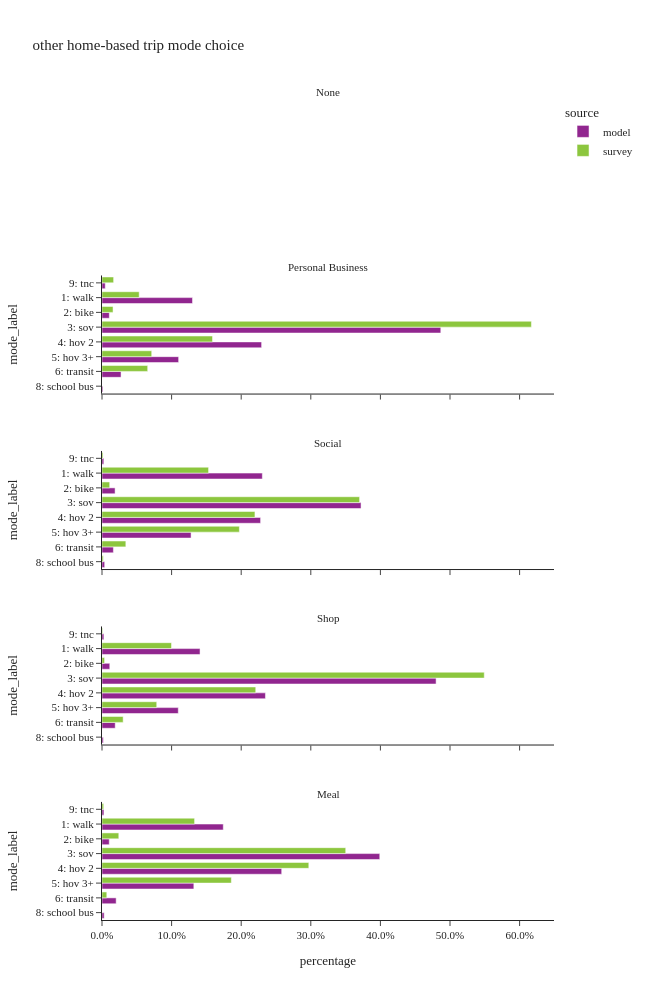

Notebook cell for this chart:
### Code cell
df_plot = (
    hb_trip.group_by(['source', 'dpurp_label', 'mode_label'])
    .agg([
        pl.col('trexpfac').sum().alias('trexpfac'),
        pl.col('trexpfac').count().alias('sample count')
    ])
    .with_columns(
        (pl.col('trexpfac') / pl.col('trexpfac').sum().over(['source', 'dpurp_label'])).alias('percentage')
    )
)

df_plot_pd = df_plot.sort(['source', 'mode_label']).to_pandas()

fig = px.bar(df_plot_pd,
             x="percentage", y="mode_label", color="source",barmode="group",
             facet_col='dpurp_label', facet_col_wrap=1, orientation='h',
             hover_data=['sample count'],
             category_orders={"mode_label":["1: walk","2: bike","3: sov","4: hov 2","5: hov 3+","6: transit",
                                               "8: school bus","9: otherâ€“survey only"]},
             title="other home-based trip mode choice")
fig.update_layout(height=1000, width=650)
fig.for_each_annotation(lambda a: a.update(text = a.text.split("=")[-1]))
fig.for_each_xaxis(lambda a: a.update(tickformat = ".1%"))
fig.show()

### Figure 1 — Plotly figure (JSON) as saved in the notebook; plotly's stock layout.template omitted (floating-point values rounded to 4 significant figures)
{"data": [{"alignmentgroup": "True", "customdata": [[112189], [9054], [420024], [197883], [95002], [23600], [1107], [4029]], "hovertemplate": "source=model<br>dpurp_label=Personal Business<br>percentage=%{x}<br>mode_label=%{y}<br>sample count=%{customdata[0]}<extra></extra>", "legendgroup": "model", "marker": {"color": "#91268F", "pattern": {"shape": ""}}, "name": "model", "offsetgroup": "model", "orientation": "h", "showlegend": true, "textposition": "auto", "type": "bar", "x": [0.13, 0.01049, 0.4868, 0.2293, 0.1101, 0.02735, 0.001283, 0.004669], "xaxis": "x4", "y": ["1: walk", "2: bike", "3: sov", "4: hov 2", "5: hov 3+", "6: transit", "8: school bus", "9: tnc"], "yaxis": "y4"}, {"alignmentgroup": "True", "customdata": [[492883], [40219], [796342], [487544], [273817], [35023], [8248], [5582]], "hovertemplate": "source=model<br>dpurp_label=Social<br>percentage=%{x}<br>mode_label=%{y}<br>sample count=%{customdata[0]}<extra></extra>", "legendgroup": "model", "marker": {"color": "#91268F", "pattern": {"shape": ""}}, "name": "model", "offsetgroup": "model", "orientation": "h", "showlegend": false, "textposition": "auto", "type": "bar", "x": [0.2304, 0.0188, 0.3722, 0.2279, 0.128, 0.01637, 0.003855, 0.002609], "xaxis": "x3", "y": ["1: walk", "2: bike", "3: sov", "4: hov 2", "5: hov 3+", "6: transit", "8: school bus", "9: tnc"], "yaxis": "y3"}, {"alignmentgroup": "True", "customdata": [[293526], [23259], [1000267], [489323], [228344], [39561], [3944], [5652]], "hovertemplate": "source=model<br>dpurp_label=Shop<br>percentage=%{x}<br>mode_label=%{y}<br>sample count=%{customdata[0]}<extra></extra>", "legendgroup": "model", "marker": {"color": "#91268F", "pattern": {"shape": ""}}, "name": "model", "offsetgroup": "model", "orientation": "h", "showlegend": false, "textposition": "auto", "type": "bar", "x": [0.1409, 0.01116, 0.48, 0.2348, 0.1096, 0.01898, 0.001893, 0.002712], "xaxis": "x2", "y": ["1: walk", "2: bike", "3: sov", "4: hov 2", "5: hov 3+", "6: transit", "8: school bus", "9: tnc"], "yaxis": "y2"}, {"alignmentgroup": "True", "customdata": [[179276], [10692], [410612], [265633], [135764], [20913], [3172], [2849]], "hovertemplate": "source=model<br>dpurp_label=Meal<br>percentage=%{x}<br>mode_label=%{y}<br>sample count=%{customdata[0]}<extra></extra>", "legendgroup": "model", "marker": {"color": "#91268F", "pattern": {"shape": ""}}, "name": "model", "offsetgroup": "model", "orientation": "h", "showlegend": false, "textposition": "auto", "type": "bar", "x": [0.1742, 0.01039, 0.3991, 0.2582, 0.1319, 0.02033, 0.003083, 0.002769], "xaxis": "x", "y": ["1: walk", "2: bike", "3: sov", "4: hov 2", "5: hov 3+", "6: transit", "8: school bus", "9: tnc"], "yaxis": "y"}, {"alignmentgroup": "True", "customdata": [[8], [105], [12], [596], [230], [94], [71], [8]], "hovertemplate": "source=survey<br>dpurp_label=Personal Business<br>percentage=%{x}<br>mode_label=%{y}<br>sample count=%{customdata[0]}<extra></extra>", "legendgroup": "survey", "marker": {"color": "#8CC63E", "pattern": {"shape": ""}}, "name": "survey", "offsetgroup": "survey", "orientation": "h", "showlegend": true, "textposition": "auto", "type": "bar", "x": [0.001231, 0.05341, 0.01587, 0.6169, 0.1588, 0.0714, 0.06565, 0.01669], "xaxis": "x4", "y": [null, "1: walk", "2: bike", "3: sov", "4: hov 2", "5: hov 3+", "6: transit", "9: tnc"], "yaxis": "y4"}, {"alignmentgroup": "True", "customdata": [[24], [865], [120], [942], [534], [393], [87], [10], [8]], "hovertemplate": "source=survey<br>dpurp_label=Social<br>percentage=%{x}<br>mode_label=%{y}<br>sample count=%{customdata[0]}<extra></extra>", "legendgroup": "survey", "marker": {"color": "#8CC63E", "pattern": {"shape": ""}}, "name": "survey", "offsetgroup": "survey", "orientation": "h", "showlegend": false, "textposition": "auto", "type": "bar", "x": [0.01114, 0.1531, 0.01103, 0.3701, 0.2197, 0.1974, 0.03425, 0.001803, 0.001466], "xaxis": "x3", "y": [null, "1: walk", "2: bike", "3: sov", "4: hov 2", "5: hov 3+", "6: transit", "8: school bus", "9: tnc"], "yaxis": "y3"}, {"alignmentgroup": "True", "customdata": [[12], [360], [31], [1134], [517], [192], [84], [2]], "hovertemplate": "source=survey<br>dpurp_label=Shop<br>percentage=%{x}<br>mode_label=%{y}<br>sample count=%{customdata[0]}<extra></extra>", "legendgroup": "survey", "marker": {"color": "#8CC63E", "pattern": {"shape": ""}}, "name": "survey", "offsetgroup": "survey", "orientation": "h", "showlegend": false, "textposition": "auto", "type": "bar", "x": [0.0164, 0.09987, 0.003696, 0.5492, 0.2209, 0.07863, 0.03039, 0.0009018], "xaxis": "x2", "y": [null, "1: walk", "2: bike", "3: sov", "4: hov 2", "5: hov 3+", "6: transit", "9: tnc"], "yaxis": "y2"}, {"alignmentgroup": "True", "customdata": [[4], [323], [26], [379], [268], [164], [35], [1], [6]], "hovertemplate": "source=survey<br>dpurp_label=Meal<br>percentage=%{x}<br>mode_label=%{y}<br>sample count=%{customdata[0]}<extra></extra>", "legendgroup": "survey", "marker": {"color": "#8CC63E", "pattern": {"shape": ""}}, "name": "survey", "offsetgroup": "survey", "orientation": "h", "showlegend": false, "textposition": "auto", "type": "bar", "x": [0.0004536, 0.133, 0.02412, 0.3502, 0.2971, 0.1858, 0.006878, 1.515e-05, 0.002427], "xaxis": "x", "y": [null, "1: walk", "2: bike", "3: sov", "4: hov 2", "5: hov 3+", "6: transit", "8: school bus", "9: tnc"], "yaxis": "y"}], "layout": {"annotations": [{"font": {}, "showarrow": false, "text": "Meal", "x": 0.5, "xanchor": "center", "xref": "paper", "y": 0.144, "yanchor": "bottom", "yref": "paper"}, {"font": {}, "showarrow": false, "text": "Shop", "x": 0.5, "xanchor": "center", "xref": "paper", "y": 0.358, "yanchor": "bottom", "yref": "paper"}, {"font": {}, "showarrow": false, "text": "Social", "x": 0.5, "xanchor": "center", "xref": "paper", "y": 0.572, "yanchor": "bottom", "yref": "paper"}, {"font": {}, "showarrow": false, "text": "Personal Business", "x": 0.5, "xanchor": "center", "xref": "paper", "y": 0.786, "yanchor": "bottom", "yref": "paper"}, {"font": {}, "showarrow": false, "text": "None", "x": 0.5, "xanchor": "center", "xref": "paper", "y": 1.0, "yanchor": "bottom", "yref": "paper"}], "barmode": "group", "height": 1000, "legend": {"title": {"text": "source"}, "tracegroupgap": 0}, "title": {"text": "other home-based trip mode choice"}, "width": 650, "xaxis": {"anchor": "y", "domain": [0.0, 1.0], "tickformat": ".1%", "title": {"text": "percentage"}}, "xaxis2": {"anchor": "y2", "domain": [0.0, 1.0], "matches": "x", "showticklabels": false, "tickformat": ".1%"}, "xaxis3": {"anchor": "y3", "domain": [0.0, 1.0], "matches": "x", "showticklabels": false, "tickformat": ".1%"}, "xaxis4": {"anchor": "y4", "domain": [0.0, 1.0], "matches": "x", "showticklabels": false, "tickformat": ".1%"}, "xaxis5": {"anchor": "y5", "domain": [0.0, 1.0], "matches": "x", "showticklabels": false, "tickformat": ".1%"}, "yaxis": {"anchor": "x", "categoryarray": ["9: otherâ€“survey only", "8: school bus", "6: transit", "5: hov 3+", "4: hov 2", "3: sov", "2: bike", "1: walk"], "categoryorder": "array", "domain": [0.0, 0.144], "title": {"text": "mode_label"}}, "yaxis2": {"anchor": "x2", "categoryarray": ["9: otherâ€“survey only", "8: school bus", "6: transit", "5: hov 3+", "4: hov 2", "3: sov", "2: bike", "1: walk"], "categoryorder": "array", "domain": [0.214, 0.358], "matches": "y", "title": {"text": "mode_label"}}, "yaxis3": {"anchor": "x3", "categoryarray": ["9: otherâ€“survey only", "8: school bus", "6: transit", "5: hov 3+", "4: hov 2", "3: sov", "2: bike", "1: walk"], "categoryorder": "array", "domain": [0.428, 0.572], "matches": "y", "title": {"text": "mode_label"}}, "yaxis4": {"anchor": "x4", "categoryarray": ["9: otherâ€“survey only", "8: school bus", "6: transit", "5: hov 3+", "4: hov 2", "3: sov", "2: bike", "1: walk"], "categoryorder": "array", "domain": [0.642, 0.786], "matches": "y", "title": {"text": "mode_label"}}, "yaxis5": {"anchor": "x5", "categoryarray": ["9: otherâ€“survey only", "8: school bus", "6: transit", "5: hov 3+", "4: hov 2", "3: sov", "2: bike", "1: walk"], "categoryorder": "array", "domain": [0.856, 1.0], "matches": "y", "title": {"text": "mode_label"}}}}
